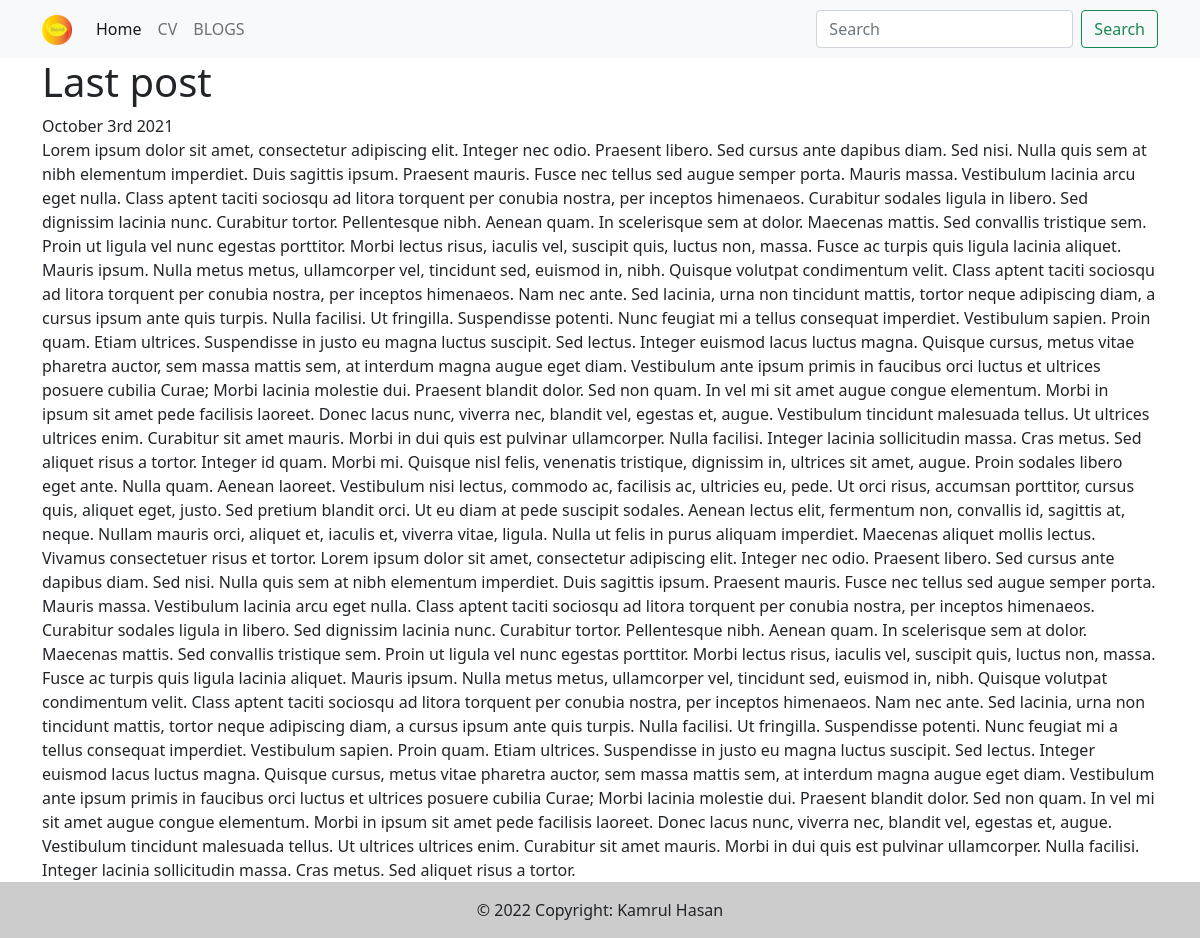
/blog/10, run on the app's committed database.
### blog/models.py (models this page shows, shortened)
class Blog(models.Model):
    title = models.CharField(max_length=100)
    description = models.TextField()
    date = models.DateField()

### blog/views.py (the view)
# urls.py: path('<int:blog_id>', views.detail, name='detail'),
def detail(request, blog_id):
    blog = get_object_or_404(Blog, pk=blog_id)
    context = {'blog': blog}
    return render(request, 'blog/detail.html', context)

### blog/templates/blog/detail.html
{% extends 'portfolio/base.html' %}
{% block contant %}
    <div class="container">
        <h1>{{ blog.title }}</h1>
        {{ blog.date|date:'F jS Y' }}<br>
        {{ blog.description|safe }}
    </div>
{% endblock %}

### data on the page
Blog: title "Last post", date "October 3rd 2021", description "Lorem ipsum dolor sit amet, consectetur adipiscing elit. Integer nec odio. Praesent libero. Sed cursus ante dapibus diam. Sed nisi. Nulla quis sem at nibh elementum imperdiet. Duis sagittis ipsum. Praesent mauris. Fusce nec tellus sed augue semper porta. Mauris massa. Vestibulum lacinia arcu eget nulla. Class aptent taciti sociosqu ad litora torquent per conubia nostra, per inceptos himenaeos. Curabitur sodales ligula in libero. Sed dignissim lacinia nunc. Curabitur tortor. Pellentesque nibh. Aenean quam. In scelerisque sem at dolor. Maecenas mattis. Sed convallis tristique sem. Proin ut ligula vel nunc egestas porttitor. Morbi lectus risus, iaculis vel, suscipit quis, luctus non, massa.…"
